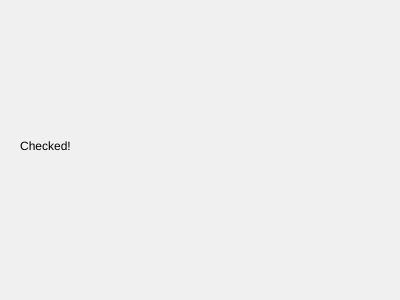
Frame 1 (no input)
Frame 60 (no input): identical to frame 1, image omitted
Frame 120 (the mouse pressed at the canvas centre since frame 60): identical to frame 1, image omitted

The p5.js sketch that drew this single still picture (run headless with seeded random() and noise() and a simulated clock; from frame 60 on, the mouse is pressed at the canvas centre):

// p5.js sketch
// ── sketch.js
let checkbox;

function setup() {
  createCanvas(400,300)
  checkbox = createCheckbox('MY label', true);
  // checkbox.changed(myCheckedEvent);
}

function draw() {
  background(240);
  if (checkbox.checked()) {
    text('Checked!', 20, height/2)
  }
  else {
    text('NOT', 20, height/2)
  }
}


function myCheckedEvent() {
  if (this.checked()) {
    print('Checking!');
  } else {
    print('Unchecking!');
  }
}
